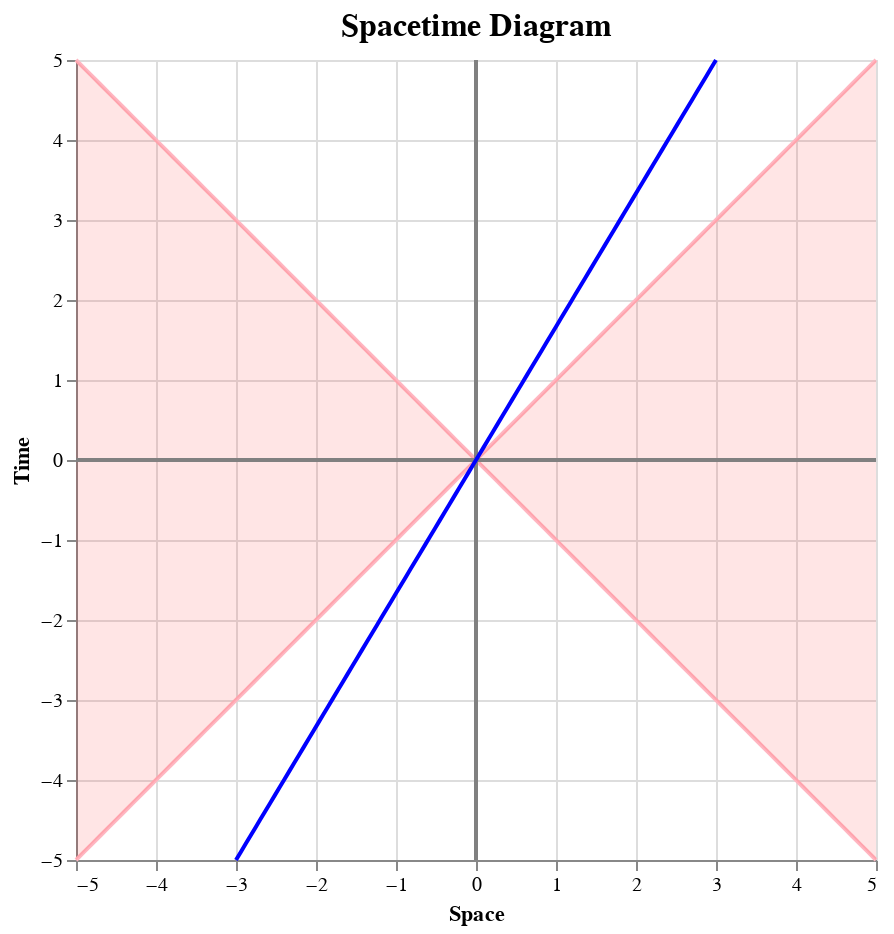

The notebook cell this image was saved under:
### Code cell
from sympy import lambdify
import math

# Cartesian plotting variables
t, x, y, z = symbols('t x y z')

# Replacing base scalar fields by Cartesian plotting variables
plot_variables = list(zip(M4.base_scalars(), [t, x, y, z]))
plot_values = [(eta, -math.atanh(0.6)), (x, 0.0*t)]
# Entries of the transformed four-vector as expressions of t
time_prime = V_prime_vector[0].subs(plot_variables).subs(plot_values)
space_prime = V_prime_vector[1].subs(plot_variables).subs(plot_values)

# --- Worldline data (example: x = 0.9 * t) ---
worldline = pd.DataFrame({
    'x': lambdify(t, space_prime)(np.linspace(-4, 4, 100)),  # 0.9 * t_vals,
    'ct': lambdify(t, time_prime)(np.linspace(-4, 4, 100))   # t_vals
})

t_vals = np.linspace(
    worldline[['x', 'ct']].min().min(),
    worldline[['x', 'ct']].max().max(),
100)

# Worldline
wl_line = alt.Chart(worldline).mark_line(color='blue').encode(
    x='x',
    y='ct'
)

# Combine layers
chart = alt.layer(*getSpacetimeDiagram(t_vals), wl_line).properties(
    title='Spacetime Diagram',
    width=400,
    height=400
).configure_axis(
    grid=True
).configure_title(
    fontSize=16
)

chart

### Figure 1 — Vega-Lite specification as saved in the notebook (floating-point values rounded to 4 significant figures; data arrays with more than 128 entries replaced by an {"elided": "..."} marker saying what was removed)
{"config": {"view": {"continuousWidth": 300, "continuousHeight": 300}, "axis": {"grid": true}, "title": {"fontSize": 16}}, "layer": [{"data": {"name": "data-14b1f7b0573a5caded45fca3c73f549a"}, "mark": {"type": "line", "color": "lightpink"}, "encoding": {"detail": {"field": "branch", "type": "nominal"}, "x": {"field": "x", "type": "quantitative"}, "y": {"field": "ct", "type": "quantitative"}}}, {"data": {"name": "data-bb73dceffcc7ab586e1320d49149b002"}, "mark": {"type": "area", "color": "red", "opacity": 0.1}, "encoding": {"x": {"axis": {"title": "Space"}, "field": "x", "type": "quantitative"}, "y": {"axis": {"title": "Time"}, "field": "ct", "type": "quantitative"}, "y2": {"field": "ct2"}}}, {"data": {"name": "data-20175f427a539b38d90cbeb7fb03d23e"}, "mark": {"type": "line", "color": "grey"}, "encoding": {"detail": {"field": "axis", "type": "nominal"}, "x": {"field": "x", "type": "quantitative"}, "y": {"field": "ct", "type": "quantitative"}}}, {"data": {"name": "data-431e4558877c1deded824d8ee4fe9b00"}, "mark": {"type": "line", "color": "blue"}, "encoding": {"x": {"field": "x", "type": "quantitative"}, "y": {"field": "ct", "type": "quantitative"}}}], "height": 400, "title": "Spacetime Diagram", "width": 400, "$schema": "https://vega.github.io/schema/vega-lite/v5.20.1.json", "datasets": {"data-14b1f7b0573a5caded45fca3c73f549a": {"elided": "200 records"}, "data-bb73dceffcc7ab586e1320d49149b002": [{"x": -5.0, "ct": -5.0, "ct2": 5.0}, {"x": -4.899, "ct": -4.899, "ct2": 4.899}, {"x": -4.798, "ct": -4.798, "ct2": 4.798}, {"x": -4.697, "ct": -4.697, "ct2": 4.697}, {"x": -4.596, "ct": -4.596, "ct2": 4.596}, {"x": -4.495, "ct": -4.495, "ct2": 4.495}, {"x": -4.394, "ct": -4.394, "ct2": 4.394}, {"x": -4.293, "ct": -4.293, "ct2": 4.293}, {"x": -4.192, "ct": -4.192, "ct2": 4.192}, {"x": -4.091, "ct": -4.091, "ct2": 4.091}, {"x": -3.99, "ct": -3.99, "ct2": 3.99}, {"x": -3.889, "ct": -3.889, "ct2": 3.889}, {"x": -3.788, "ct": -3.788, "ct2": 3.788}, {"x": -3.687, "ct": -3.687, "ct2": 3.687}, {"x": -3.586, "ct": -3.586, "ct2": 3.586}, {"x": -3.485, "ct": -3.485, "ct2": 3.485}, {"x": -3.384, "ct": -3.384, "ct2": 3.384}, {"x": -3.283, "ct": -3.283, "ct2": 3.283}, {"x": -3.182, "ct": -3.182, "ct2": 3.182}, {"x": -3.081, "ct": -3.081, "ct2": 3.081}, {"x": -2.98, "ct": -2.98, "ct2": 2.98}, {"x": -2.879, "ct": -2.879, "ct2": 2.879}, {"x": -2.778, "ct": -2.778, "ct2": 2.778}, {"x": -2.677, "ct": -2.677, "ct2": 2.677}, {"x": -2.576, "ct": -2.576, "ct2": 2.576}, {"x": -2.475, "ct": -2.475, "ct2": 2.475}, {"x": -2.374, "ct": -2.374, "ct2": 2.374}, {"x": -2.273, "ct": -2.273, "ct2": 2.273}, {"x": -2.172, "ct": -2.172, "ct2": 2.172}, {"x": -2.071, "ct": -2.071, "ct2": 2.071}, {"x": -1.97, "ct": -1.97, "ct2": 1.97}, {"x": -1.869, "ct": -1.869, "ct2": 1.869}, {"x": -1.768, "ct": -1.768, "ct2": 1.768}, {"x": -1.667, "ct": -1.667, "ct2": 1.667}, {"x": -1.566, "ct": -1.566, "ct2": 1.566}, {"x": -1.465, "ct": -1.465, "ct2": 1.465}, {"x": -1.364, "ct": -1.364, "ct2": 1.364}, {"x": -1.263, "ct": -1.263, "ct2": 1.263}, {"x": -1.162, "ct": -1.162, "ct2": 1.162}, {"x": -1.061, "ct": -1.061, "ct2": 1.061}, {"x": -0.9596, "ct": -0.9596, "ct2": 0.9596}, {"x": -0.8586, "ct": -0.8586, "ct2": 0.8586}, {"x": -0.7576, "ct": -0.7576, "ct2": 0.7576}, {"x": -0.6566, "ct": -0.6566, "ct2": 0.6566}, {"x": -0.5556, "ct": -0.5556, "ct2": 0.5556}, {"x": -0.4545, "ct": -0.4545, "ct2": 0.4545}, {"x": -0.3535, "ct": -0.3535, "ct2": 0.3535}, {"x": -0.2525, "ct": -0.2525, "ct2": 0.2525}, {"x": -0.1515, "ct": -0.1515, "ct2": 0.1515}, {"x": -0.05051, "ct": -0.05051, "ct2": 0.05051}, {"x": 0.05051, "ct": 0.05051, "ct2": -0.05051}, {"x": 0.1515, "ct": 0.1515, "ct2": -0.1515}, {"x": 0.2525, "ct": 0.2525, "ct2": -0.2525}, {"x": 0.3535, "ct": 0.3535, "ct2": -0.3535}, {"x": 0.4545, "ct": 0.4545, "ct2": -0.4545}, {"x": 0.5556, "ct": 0.5556, "ct2": -0.5556}, {"x": 0.6566, "ct": 0.6566, "ct2": -0.6566}, {"x": 0.7576, "ct": 0.7576, "ct2": -0.7576}, {"x": 0.8586, "ct": 0.8586, "ct2": -0.8586}, {"x": 0.9596, "ct": 0.9596, "ct2": -0.9596}, {"x": 1.061, "ct": 1.061, "ct2": -1.061}, {"x": 1.162, "ct": 1.162, "ct2": -1.162}, {"x": 1.263, "ct": 1.263, "ct2": -1.263}, {"x": 1.364, "ct": 1.364, "ct2": -1.364}, {"x": 1.465, "ct": 1.465, "ct2": -1.465}, {"x": 1.566, "ct": 1.566, "ct2": -1.566}, {"x": 1.667, "ct": 1.667, "ct2": -1.667}, {"x": 1.768, "ct": 1.768, "ct2": -1.768}, {"x": 1.869, "ct": 1.869, "ct2": -1.869}, {"x": 1.97, "ct": 1.97, "ct2": -1.97}, {"x": 2.071, "ct": 2.071, "ct2": -2.071}, {"x": 2.172, "ct": 2.172, "ct2": -2.172}, {"x": 2.273, "ct": 2.273, "ct2": -2.273}, {"x": 2.374, "ct": 2.374, "ct2": -2.374}, {"x": 2.475, "ct": 2.475, "ct2": -2.475}, {"x": 2.576, "ct": 2.576, "ct2": -2.576}, {"x": 2.677, "ct": 2.677, "ct2": -2.677}, {"x": 2.778, "ct": 2.778, "ct2": -2.778}, {"x": 2.879, "ct": 2.879, "ct2": -2.879}, {"x": 2.98, "ct": 2.98, "ct2": -2.98}, {"x": 3.081, "ct": 3.081, "ct2": -3.081}, {"x": 3.182, "ct": 3.182, "ct2": -3.182}, {"x": 3.283, "ct": 3.283, "ct2": -3.283}, {"x": 3.384, "ct": 3.384, "ct2": -3.384}, {"x": 3.485, "ct": 3.485, "ct2": -3.485}, {"x": 3.586, "ct": 3.586, "ct2": -3.586}, {"x": 3.687, "ct": 3.687, "ct2": -3.687}, {"x": 3.788, "ct": 3.788, "ct2": -3.788}, {"x": 3.889, "ct": 3.889, "ct2": -3.889}, {"x": 3.99, "ct": 3.99, "ct2": -3.99}, {"x": 4.091, "ct": 4.091, "ct2": -4.091}, {"x": 4.192, "ct": 4.192, "ct2": -4.192}, {"x": 4.293, "ct": 4.293, "ct2": -4.293}, {"x": 4.394, "ct": 4.394, "ct2": -4.394}, {"x": 4.495, "ct": 4.495, "ct2": -4.495}, {"x": 4.596, "ct": 4.596, "ct2": -4.596}, {"x": 4.697, "ct": 4.697, "ct2": -4.697}, {"x": 4.798, "ct": 4.798, "ct2": -4.798}, {"x": 4.899, "ct": 4.899, "ct2": -4.899}, {"x": 5.0, "ct": 5.0, "ct2": -5.0}], "data-20175f427a539b38d90cbeb7fb03d23e": {"elided": "200 records"}, "data-431e4558877c1deded824d8ee4fe9b00": [{"x": -3.0, "ct": -5.0}, {"x": -2.939, "ct": -4.899}, {"x": -2.879, "ct": -4.798}, {"x": -2.818, "ct": -4.697}, {"x": -2.758, "ct": -4.596}, {"x": -2.697, "ct": -4.495}, {"x": -2.636, "ct": -4.394}, {"x": -2.576, "ct": -4.293}, {"x": -2.515, "ct": -4.192}, {"x": -2.455, "ct": -4.091}, {"x": -2.394, "ct": -3.99}, {"x": -2.333, "ct": -3.889}, {"x": -2.273, "ct": -3.788}, {"x": -2.212, "ct": -3.687}, {"x": -2.152, "ct": -3.586}, {"x": -2.091, "ct": -3.485}, {"x": -2.03, "ct": -3.384}, {"x": -1.97, "ct": -3.283}, {"x": -1.909, "ct": -3.182}, {"x": -1.848, "ct": -3.081}, {"x": -1.788, "ct": -2.98}, {"x": -1.727, "ct": -2.879}, {"x": -1.667, "ct": -2.778}, {"x": -1.606, "ct": -2.677}, {"x": -1.545, "ct": -2.576}, {"x": -1.485, "ct": -2.475}, {"x": -1.424, "ct": -2.374}, {"x": -1.364, "ct": -2.273}, {"x": -1.303, "ct": -2.172}, {"x": -1.242, "ct": -2.071}, {"x": -1.182, "ct": -1.97}, {"x": -1.121, "ct": -1.869}, {"x": -1.061, "ct": -1.768}, {"x": -1.0, "ct": -1.667}, {"x": -0.9394, "ct": -1.566}, {"x": -0.8788, "ct": -1.465}, {"x": -0.8182, "ct": -1.364}, {"x": -0.7576, "ct": -1.263}, {"x": -0.697, "ct": -1.162}, {"x": -0.6364, "ct": -1.061}, {"x": -0.5758, "ct": -0.9596}, {"x": -0.5152, "ct": -0.8586}, {"x": -0.4545, "ct": -0.7576}, {"x": -0.3939, "ct": -0.6566}, {"x": -0.3333, "ct": -0.5556}, {"x": -0.2727, "ct": -0.4545}, {"x": -0.2121, "ct": -0.3535}, {"x": -0.1515, "ct": -0.2525}, {"x": -0.09091, "ct": -0.1515}, {"x": -0.0303, "ct": -0.05051}, {"x": 0.0303, "ct": 0.05051}, {"x": 0.09091, "ct": 0.1515}, {"x": 0.1515, "ct": 0.2525}, {"x": 0.2121, "ct": 0.3535}, {"x": 0.2727, "ct": 0.4545}, {"x": 0.3333, "ct": 0.5556}, {"x": 0.3939, "ct": 0.6566}, {"x": 0.4545, "ct": 0.7576}, {"x": 0.5152, "ct": 0.8586}, {"x": 0.5758, "ct": 0.9596}, {"x": 0.6364, "ct": 1.061}, {"x": 0.697, "ct": 1.162}, {"x": 0.7576, "ct": 1.263}, {"x": 0.8182, "ct": 1.364}, {"x": 0.8788, "ct": 1.465}, {"x": 0.9394, "ct": 1.566}, {"x": 1.0, "ct": 1.667}, {"x": 1.061, "ct": 1.768}, {"x": 1.121, "ct": 1.869}, {"x": 1.182, "ct": 1.97}, {"x": 1.242, "ct": 2.071}, {"x": 1.303, "ct": 2.172}, {"x": 1.364, "ct": 2.273}, {"x": 1.424, "ct": 2.374}, {"x": 1.485, "ct": 2.475}, {"x": 1.545, "ct": 2.576}, {"x": 1.606, "ct": 2.677}, {"x": 1.667, "ct": 2.778}, {"x": 1.727, "ct": 2.879}, {"x": 1.788, "ct": 2.98}, {"x": 1.848, "ct": 3.081}, {"x": 1.909, "ct": 3.182}, {"x": 1.97, "ct": 3.283}, {"x": 2.03, "ct": 3.384}, {"x": 2.091, "ct": 3.485}, {"x": 2.152, "ct": 3.586}, {"x": 2.212, "ct": 3.687}, {"x": 2.273, "ct": 3.788}, {"x": 2.333, "ct": 3.889}, {"x": 2.394, "ct": 3.99}, {"x": 2.455, "ct": 4.091}, {"x": 2.515, "ct": 4.192}, {"x": 2.576, "ct": 4.293}, {"x": 2.636, "ct": 4.394}, {"x": 2.697, "ct": 4.495}, {"x": 2.758, "ct": 4.596}, {"x": 2.818, "ct": 4.697}, {"x": 2.879, "ct": 4.798}, {"x": 2.939, "ct": 4.899}, {"x": 3.0, "ct": 5.0}]}}
